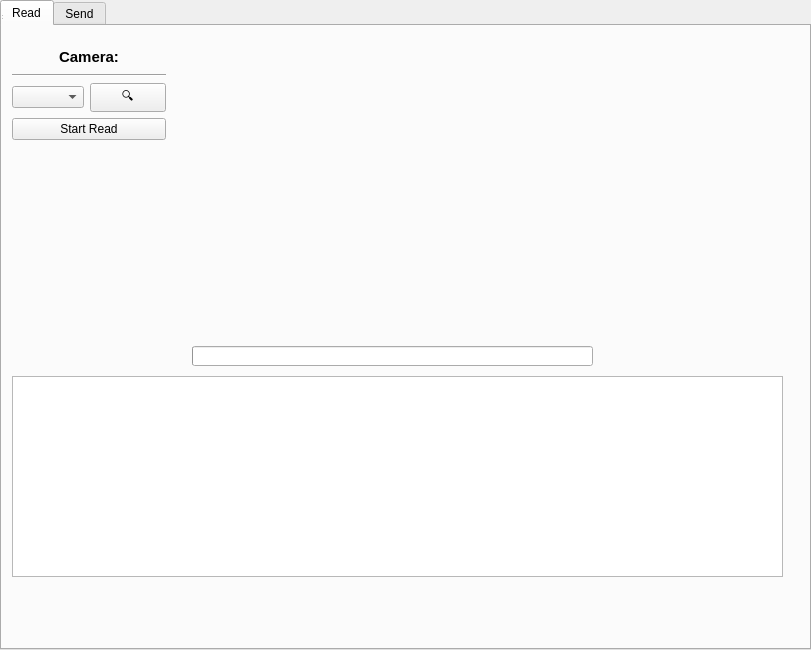
<?xml version="1.0" encoding="UTF-8"?>
<ui version="4.0">
 <class>centralwidget</class>
 <widget class="QWidget" name="centralwidget">
  <property name="geometry">
   <rect>
    <x>0</x>
    <y>0</y>
    <width>811</width>
    <height>650</height>
   </rect>
  </property>
  <widget class="QTabWidget" name="tabWidget">
   <property name="geometry">
    <rect>
     <x>0</x>
     <y>0</y>
     <width>811</width>
     <height>650</height>
    </rect>
   </property>
   <property name="accessibleName">
    <string>Read</string>
   </property>
   <property name="currentIndex">
    <number>0</number>
   </property>
   <widget class="QWidget" name="read_tab">
    <attribute name="title">
     <string>Read</string>
    </attribute>
    <widget class="QLabel" name="video_in">
     <property name="geometry">
      <rect>
       <x>190</x>
       <y>10</y>
       <width>400</width>
       <height>300</height>
      </rect>
     </property>
     <property name="text">
      <string/>
     </property>
    </widget>
    <widget class="QPlainTextEdit" name="data_in">
     <property name="geometry">
      <rect>
       <x>10</x>
       <y>350</y>
       <width>771</width>
       <height>201</height>
      </rect>
     </property>
     <property name="lineWrapMode">
      <enum>QPlainTextEdit::WidgetWidth</enum>
     </property>
     <property name="readOnly">
      <bool>true</bool>
     </property>
    </widget>
    <widget class="QProgressBar" name="read_progress">
     <property name="geometry">
      <rect>
       <x>190</x>
       <y>320</y>
       <width>401</width>
       <height>20</height>
      </rect>
     </property>
     <property name="value">
      <number>0</number>
     </property>
     <property name="format">
      <string/>
     </property>
    </widget>
    <widget class="QWidget" name="verticalLayoutWidget_2">
     <property name="geometry">
      <rect>
       <x>10</x>
       <y>20</y>
       <width>154</width>
       <height>94</height>
      </rect>
     </property>
     <layout class="QVBoxLayout" name="verticalLayout_4">
      <item>
       <widget class="QLabel" name="camera_label">
        <property name="font">
         <font>
          <pointsize>11</pointsize>
          <bold>true</bold>
         </font>
        </property>
        <property name="text">
         <string>Camera:</string>
        </property>
        <property name="alignment">
         <set>Qt::AlignCenter</set>
        </property>
       </widget>
      </item>
      <item>
       <widget class="Line" name="line_7">
        <property name="orientation">
         <enum>Qt::Horizontal</enum>
        </property>
       </widget>
      </item>
      <item>
       <layout class="QHBoxLayout" name="horizontalLayout_4">
        <item>
         <widget class="QComboBox" name="combo_camera">
          <property name="sizePolicy">
           <sizepolicy hsizetype="Expanding" vsizetype="Fixed">
            <horstretch>0</horstretch>
            <verstretch>0</verstretch>
           </sizepolicy>
          </property>
         </widget>
        </item>
        <item>
         <widget class="QPushButton" name="btn_camera_update">
          <property name="sizePolicy">
           <sizepolicy hsizetype="Minimum" vsizetype="Fixed">
            <horstretch>0</horstretch>
            <verstretch>0</verstretch>
           </sizepolicy>
          </property>
          <property name="minimumSize">
           <size>
            <width>0</width>
            <height>0</height>
           </size>
          </property>
          <property name="text">
           <string>🔍</string>
          </property>
         </widget>
        </item>
       </layout>
      </item>
      <item>
       <widget class="QPushButton" name="btn_start_read">
        <property name="text">
         <string>Start Read</string>
        </property>
       </widget>
      </item>
     </layout>
    </widget>
   </widget>
   <widget class="QWidget" name="send_tab">
    <attribute name="title">
     <string>Send</string>
    </attribute>
    <widget class="QLabel" name="video_out">
     <property name="geometry">
      <rect>
       <x>250</x>
       <y>140</y>
       <width>450</width>
       <height>450</height>
      </rect>
     </property>
     <property name="text">
      <string/>
     </property>
    </widget>
    <widget class="QComboBox" name="combo_type">
     <property name="geometry">
      <rect>
       <x>10</x>
       <y>180</y>
       <width>111</width>
       <height>27</height>
      </rect>
     </property>
    </widget>
    <widget class="QComboBox" name="combo_format">
     <property name="geometry">
      <rect>
       <x>10</x>
       <y>140</y>
       <width>111</width>
       <height>27</height>
      </rect>
     </property>
    </widget>
    <widget class="QLabel" name="steps">
     <property name="geometry">
      <rect>
       <x>440</x>
       <y>590</y>
       <width>67</width>
       <height>17</height>
      </rect>
     </property>
     <property name="text">
      <string/>
     </property>
    </widget>
    <widget class="QWidget" name="verticalLayoutWidget">
     <property name="geometry">
      <rect>
       <x>10</x>
       <y>220</y>
       <width>121</width>
       <height>400</height>
      </rect>
     </property>
     <layout class="QVBoxLayout" name="verticalLayout">
      <item>
       <widget class="QLabel" name="label">
        <property name="font">
         <font>
          <pointsize>12</pointsize>
          <bold>true</bold>
         </font>
        </property>
        <property name="text">
         <string>Selected slot:</string>
        </property>
        <property name="alignment">
         <set>Qt::AlignCenter</set>
        </property>
       </widget>
      </item>
      <item>
       <widget class="Line" name="line">
        <property name="orientation">
         <enum>Qt::Horizontal</enum>
        </property>
       </widget>
      </item>
      <item>
       <widget class="QRadioButton" name="desc_1">
        <property name="sizePolicy">
         <sizepolicy hsizetype="Minimum" vsizetype="Fixed">
          <horstretch>0</horstretch>
          <verstretch>0</verstretch>
         </sizepolicy>
        </property>
        <property name="minimumSize">
         <size>
          <width>0</width>
          <height>0</height>
         </size>
        </property>
        <property name="layoutDirection">
         <enum>Qt::LeftToRight</enum>
        </property>
        <property name="text">
         <string>Descriptor 1</string>
        </property>
        <property name="checked">
         <bool>true</bool>
        </property>
       </widget>
      </item>
      <item>
       <widget class="QRadioButton" name="desc_2">
        <property name="text">
         <string>Descriptor 2</string>
        </property>
       </widget>
      </item>
      <item>
       <widget class="QRadioButton" name="desc_3">
        <property name="text">
         <string>Descriptor 3</string>
        </property>
       </widget>
      </item>
      <item>
       <widget class="Line" name="line_2">
        <property name="orientation">
         <enum>Qt::Horizontal</enum>
        </property>
       </widget>
      </item>
      <item>
       <widget class="QRadioButton" name="psbt_1">
        <property name="text">
         <string>PSBT 1</string>
        </property>
       </widget>
      </item>
      <item>
       <widget class="QRadioButton" name="psbt_2">
        <property name="text">
         <string>PSBT 2</string>
        </property>
       </widget>
      </item>
      <item>
       <widget class="QRadioButton" name="psbt_3">
        <property name="text">
         <string>PSBT 3</string>
        </property>
       </widget>
      </item>
      <item>
       <widget class="QRadioButton" name="psbt_4">
        <property name="text">
         <string>PSBT 4</string>
        </property>
       </widget>
      </item>
      <item>
       <widget class="QRadioButton" name="psbt_5">
        <property name="text">
         <string>PSBT 5</string>
        </property>
       </widget>
      </item>
      <item>
       <widget class="Line" name="line_3">
        <property name="orientation">
         <enum>Qt::Horizontal</enum>
        </property>
       </widget>
      </item>
      <item>
       <widget class="QRadioButton" name="key_1">
        <property name="text">
         <string>Key 1</string>
        </property>
       </widget>
      </item>
      <item>
       <widget class="QRadioButton" name="key_2">
        <property name="text">
         <string>Key 2</string>
        </property>
       </widget>
      </item>
      <item>
       <widget class="QRadioButton" name="key_3">
        <property name="text">
         <string>Key 3</string>
        </property>
       </widget>
      </item>
      <item>
       <widget class="QRadioButton" name="key_4">
        <property name="text">
         <string>Key 4</string>
        </property>
       </widget>
      </item>
      <item>
       <widget class="QRadioButton" name="key_5">
        <property name="text">
         <string>Key 5</string>
        </property>
       </widget>
      </item>
     </layout>
    </widget>
    <widget class="QWidget" name="horizontalLayoutWidget_2">
     <property name="geometry">
      <rect>
       <x>10</x>
       <y>10</y>
       <width>781</width>
       <height>88</height>
      </rect>
     </property>
     <layout class="QHBoxLayout" name="horizontalLayout_2">
      <item>
       <widget class="QPlainTextEdit" name="data_out">
        <property name="plainText">
         <string/>
        </property>
        <property name="placeholderText">
         <string>Type the QR code content here, then click Generate QR</string>
        </property>
       </widget>
      </item>
      <item>
       <layout class="QVBoxLayout" name="verticalLayout_3">
        <item>
         <widget class="QPushButton" name="btn_generate">
          <property name="text">
           <string>Generate QR</string>
          </property>
         </widget>
        </item>
        <item>
         <widget class="QPushButton" name="btn_clear">
          <property name="text">
           <string>Cleart text</string>
          </property>
         </widget>
        </item>
        <item>
         <widget class="QPushButton" name="btn_save">
          <property name="text">
           <string>Save on selected slot</string>
          </property>
         </widget>
        </item>
       </layout>
      </item>
     </layout>
    </widget>
    <widget class="QGroupBox" name="split_group">
     <property name="geometry">
      <rect>
       <x>280</x>
       <y>100</y>
       <width>511</width>
       <height>31</height>
      </rect>
     </property>
     <property name="sizePolicy">
      <sizepolicy hsizetype="Preferred" vsizetype="Minimum">
       <horstretch>0</horstretch>
       <verstretch>0</verstretch>
      </sizepolicy>
     </property>
     <property name="minimumSize">
      <size>
       <width>80</width>
       <height>0</height>
      </size>
     </property>
     <property name="autoFillBackground">
      <bool>true</bool>
     </property>
     <property name="title">
      <string/>
     </property>
     <widget class="QWidget" name="horizontalLayoutWidget">
      <property name="geometry">
       <rect>
        <x>0</x>
        <y>0</y>
        <width>511</width>
        <height>32</height>
       </rect>
      </property>
      <layout class="QHBoxLayout" name="horizontalLayout">
       <property name="spacing">
        <number>6</number>
       </property>
       <item>
        <widget class="QSlider" name="send_slider">
         <property name="minimum">
          <number>10</number>
         </property>
         <property name="maximum">
          <number>500</number>
         </property>
         <property name="singleStep">
          <number>10</number>
         </property>
         <property name="pageStep">
          <number>10</number>
         </property>
         <property name="value">
          <number>100</number>
         </property>
         <property name="orientation">
          <enum>Qt::Horizontal</enum>
         </property>
         <property name="tickInterval">
          <number>15</number>
         </property>
        </widget>
       </item>
       <item>
        <widget class="Line" name="line_4">
         <property name="orientation">
          <enum>Qt::Vertical</enum>
         </property>
        </widget>
       </item>
       <item>
        <widget class="QLabel" name="split_size">
         <property name="sizePolicy">
          <sizepolicy hsizetype="Preferred" vsizetype="Fixed">
           <horstretch>0</horstretch>
           <verstretch>0</verstretch>
          </sizepolicy>
         </property>
         <property name="minimumSize">
          <size>
           <width>100</width>
           <height>0</height>
          </size>
         </property>
         <property name="text">
          <string>QR split size:</string>
         </property>
        </widget>
       </item>
       <item>
        <widget class="Line" name="line_5">
         <property name="orientation">
          <enum>Qt::Vertical</enum>
         </property>
        </widget>
       </item>
       <item>
        <layout class="QHBoxLayout" name="horizontalLayout_5">
         <property name="spacing">
          <number>0</number>
         </property>
         <item>
          <widget class="QCheckBox" name="no_split">
           <property name="sizePolicy">
            <sizepolicy hsizetype="Fixed" vsizetype="Fixed">
             <horstretch>0</horstretch>
             <verstretch>0</verstretch>
            </sizepolicy>
           </property>
           <property name="minimumSize">
            <size>
             <width>10</width>
             <height>0</height>
            </size>
           </property>
           <property name="styleSheet">
            <string notr="true">:disabled { background-color: darkgray; }
         </string>
           </property>
          </widget>
         </item>
         <item>
          <widget class="QLabel" name="no_split_label">
           <property name="sizePolicy">
            <sizepolicy hsizetype="Fixed" vsizetype="Fixed">
             <horstretch>0</horstretch>
             <verstretch>0</verstretch>
            </sizepolicy>
           </property>
           <property name="minimumSize">
            <size>
             <width>50</width>
             <height>0</height>
            </size>
           </property>
           <property name="text">
            <string>No split</string>
           </property>
           <property name="margin">
            <number>6</number>
           </property>
          </widget>
         </item>
        </layout>
       </item>
      </layout>
     </widget>
    </widget>
    <widget class="QGroupBox" name="delay_group">
     <property name="geometry">
      <rect>
       <x>10</x>
       <y>100</y>
       <width>261</width>
       <height>31</height>
      </rect>
     </property>
     <property name="autoFillBackground">
      <bool>true</bool>
     </property>
     <property name="title">
      <string/>
     </property>
     <widget class="QWidget" name="horizontalLayoutWidget_3">
      <property name="geometry">
       <rect>
        <x>0</x>
        <y>0</y>
        <width>261</width>
        <height>31</height>
       </rect>
      </property>
      <layout class="QHBoxLayout" name="horizontalLayout_3">
       <item>
        <widget class="QSlider" name="delay_slider">
         <property name="minimum">
          <number>100</number>
         </property>
         <property name="maximum">
          <number>4000</number>
         </property>
         <property name="singleStep">
          <number>100</number>
         </property>
         <property name="pageStep">
          <number>100</number>
         </property>
         <property name="value">
          <number>400</number>
         </property>
         <property name="orientation">
          <enum>Qt::Horizontal</enum>
         </property>
        </widget>
       </item>
       <item>
        <widget class="Line" name="line_6">
         <property name="orientation">
          <enum>Qt::Vertical</enum>
         </property>
        </widget>
       </item>
       <item>
        <widget class="QLabel" name="delay_size">
         <property name="minimumSize">
          <size>
           <width>81</width>
           <height>0</height>
          </size>
         </property>
         <property name="text">
          <string>QR delay:</string>
         </property>
        </widget>
       </item>
      </layout>
     </widget>
    </widget>
   </widget>
  </widget>
  <widget class="QStatusBar" name="statusbar">
   <property name="geometry">
    <rect>
     <x>0</x>
     <y>0</y>
     <width>3</width>
     <height>21</height>
    </rect>
   </property>
  </widget>
 </widget>
 <resources/>
 <connections/>
</ui>
